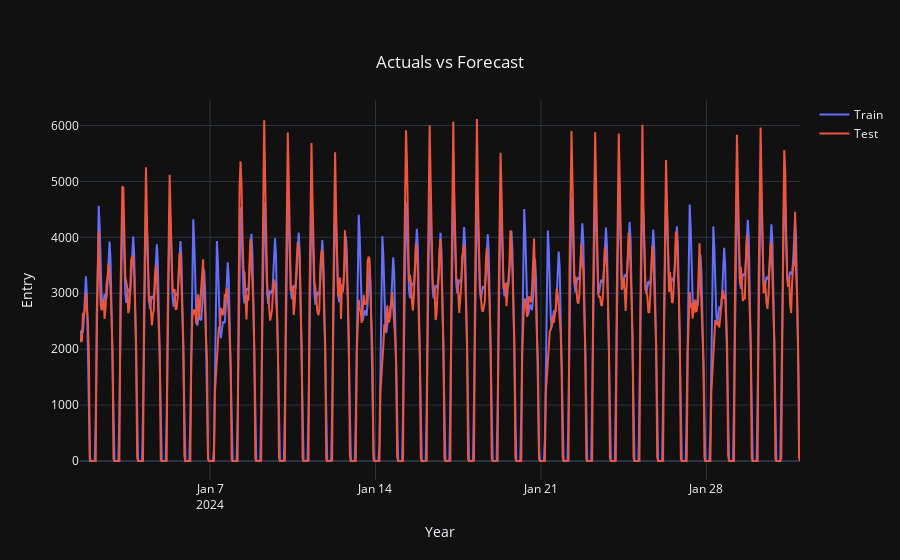

The notebook cell saved with this chart:
### Code cell
train_samples = go.Scatter(x = test_forecast['ds'],
                  y = test_forecast['yhat'],
                  mode = 'lines',
                  name = 'Train')
test_samples = go.Scatter(x = test['ds'],
                  y = test['y'],
                  mode = 'lines',
                  name = 'Test')

layout = go.Layout(title={'text': 'Actuals vs Forecast',
                          'y':0.9,
                          'x':0.5,
                          'xanchor': 'center',
                          'yanchor': 'top'},
                   xaxis = dict(title = 'Year'),
                   yaxis = dict(title = 'Entry'),
                   template = 'plotly_dark')

data = [train_samples, test_samples]
fig = go.Figure(data = data, layout = layout)
iplot(fig)

### Figure 1 — Plotly figure (JSON) as saved in the notebook; plotly's stock layout.template omitted (floating-point values rounded to 4 significant figures; data arrays with more than 128 entries replaced by an {"elided": "..."} marker saying what was removed)
{"data": [{"mode": "lines", "name": "Train", "type": "scatter", "x": {"elided": "732 str values"}, "y": {"elided": "732 int values"}}, {"mode": "lines", "name": "Test", "type": "scatter", "x": {"elided": "732 str values"}, "y": {"elided": "732 int values"}}], "layout": {"title": {"text": "Actuals vs Forecast", "x": 0.5, "xanchor": "center", "y": 0.9, "yanchor": "top"}, "xaxis": {"title": {"text": "Year"}}, "yaxis": {"title": {"text": "Entry"}}}}
